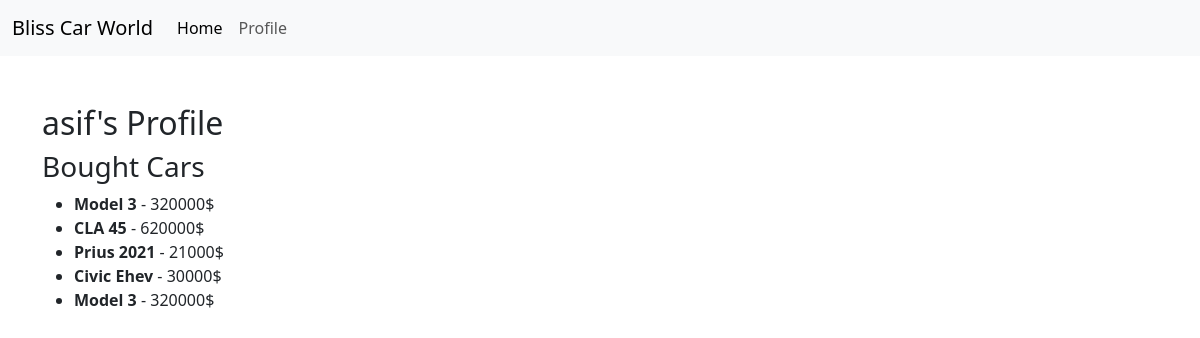
/profile/ (signed in), run on the app's committed database.
### car/models.py (models this page shows, shortened)
class Purchase(models.Model):
    user = models.ForeignKey(User, on_delete=models.CASCADE)
    car = models.ForeignKey(CarModel, on_delete=models.CASCADE)

class CarModel(models.Model):
    title=models.CharField(max_length=30)
    description=models.TextField()
    price=models.IntegerField()
    brand = models.ForeignKey(BrandModel, on_delete=models.CASCADE)
    image=models.ImageField(upload_to='uploads/',blank=True,null=True)
    quantity=models.IntegerField(blank=True,null=True)

### bliss_car_world/views.py (the view)
# urls.py: path('profile/', views.profile, name='profile'),
@login_required
def profile(request):
    user_purchases = Purchase.objects.filter(user=request.user)
    context = {'user_purchases': user_purchases}
    return render(request, 'profile.html', context)

### car/templates/profile.html (shortened to what this page needs)
{% extends "base.html" %}
{% block content %}
<div class="container mt-5">
    <h2>{{ user.username }}'s Profile</h2>
    <h3>Bought Cars</h3>
    {% if user_purchases %}
        <ul>
            {% for purchase in user_purchases %}
                <li>
                    <strong>{{ purchase.car.title }}</strong> - {{ purchase.car.price }}$
                </li>
            {% endfor %}
        </ul>
    {% else %}
        <p>No cars purchased yet.</p>
    {% endif %}
</div>
{% endblock content %}

### data on the page
Purchase: car "Model 3", car.price "320000"
Purchase: car "CLA 45", car.price "620000"
Purchase: car "Prius 2021", car.price "21000"
Purchase: car "Civic Ehev", car.price "30000"
Purchase: car "Model 3", car.price "320000"

### other printed values
{{ user.username }} "asif"
